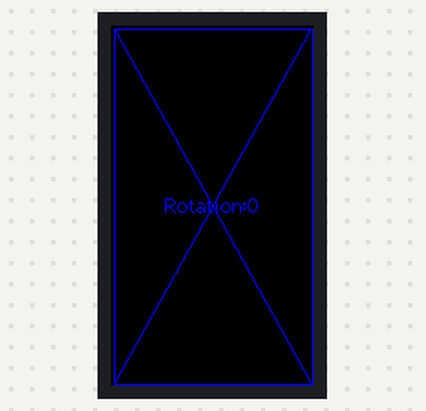
This sketch was run on a simulated ESP32. Parts: 135×240 colour display. What the sketch prints to the serial monitor is not drawn.

Above: at 0.3 s.
At 9.5 s:
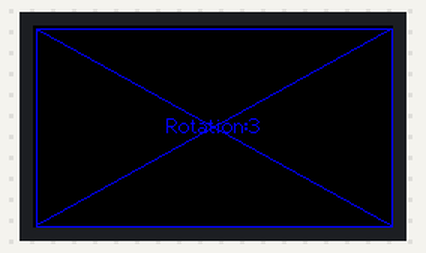

Measured:
- what the display in image 1 shows lasts 3.1 s, from 9.4 s to 12.5 s

The sketch:

eSPI_Example1.ino
```cpp
/*
 * Example 1
 * LILYGO TTGO TS TFT test code,  display test
 * Code is based on the KISS principle
 * Created with one main goal - to use it for testing. I had spent a lot of time getting my breakout board to work.
 * and I want to save time for other hobbyists. No big logic in this code - it is just for verification of the proposed functionality.
 * I bought this breakout board on AliExpress some time ago.  At some point, I reworked my stuff and decided to use it.
 * Here is the full name of the item I bought:
 * LILYGO® TTGO TS V1.0 V1.4 ESP32 1.44 1.8 TFT MicroSD Card Slot Speaker MPU9250 Bluetooth Wifi Module
 * I guess somewhere it is marked  as T10 V1.4
 * Cannot explain what each number means.
 * See picture here: https://github.com/LilyGO/TTGO-TS/blob/master/Image/T10_V1.4.jpg
 * Module is implemented as a breakout board (display is soldered to ESP32)
 * This is my first TFT display, I was unfamiliar with all this stuff. I spent over a week trying to get it up and running, trying different libraries,
 * and searched through forums, YouTube...
 * Information is scarce and contradictory, code examples did not work, videos lack technical details, and I almost gave up...
 * A few additional facts as I dig deeper:
 * Adafruit https://www.adafruit.com/category/97 has something similar  (but only similar)
 * ST7735 driver.
 * Display size 1.8 inch
 * Resolution 128x160
 * Type R display
 * Screen PINS as shown:
 * MOSI    23
 * SCLK    5
 * CS      16
 * DC (A0) 17
 * RST     9
 * https://github.com/Xinyuan-LilyGO/LilyGo_Txx - I found something there
 * Finally I stopped at the TFT_eSPI library.
 * https://github.com/Bodmer/TFT_eSPI
 * At the time when I was developing this code - the library had version 2.5.43.
 * The documentation is there, but unfortunately it was not up to date.
 * https://doc-tft-espi.readthedocs.io/
 * My first attempts were unsuccessful, but I finally got it to work.
 * The TFT_eSPI library has instructions on how to make adjustments for a particular display type, but it is quite difficult to capture all the nuances.
 * and what exactly is required. Also - I was unable to find any technical details such as a datasheet.
 * What I did:
 * 1) deleted the KConfig file
 * 2) in the file: user_setup_select.h
 * commented line // #include <User_Setup.h> and uncommented #include <User_Setups/Setup2_ST7735.h>.
 * 3) The following has been done in file Setup2_ST7735.h
 * Replaced #define REDTAB with #define BLACKTAB (see around line 14)
 * This is a bit of a fuzzy parameter, initially stands for border color around the screen, and as I understand it
 * affects screen positioning and other behavior.
 * You can experiment with it - all "TABS" are in ST7735_Defines.h.
 * 4) Commented previous pin definitions, added these (around line 28)
 * TFT display pins -----------------------------------------------------
 * #define TFT_MOSI       23
 * #define TFT_SCLK       5
 * #define TFT_CS         16
 * #define TFT_DC         17
 * #define TFT_RST        -1
 *
 * Initially added GPIO for RST pin, but setup crashed. After hours of debugging - ola!
 * Reset pin should be defined like this:
 * #define TFT_RST -1
 * When I did this, the display showed signs of life for the first time.
 *
 * To clear the screen, the fillScrean() function is usually used, but as I discovered, it sometimes leaves uncleared areas.
 * The orientation of the display is quite important, so the example shows its effect. Unfortunately, graphics behave a bit differently for each rotation.
 */

#include <TFT_eSPI.h>                                      // library for TFT displays
TFT_eSPI tft = TFT_eSPI();                                 // includes MUST(!) be corrected to make it work, otherwise, most likely it will crash

void setup(void) {
  Serial.begin(115200);                                    // do not forget to match output speed in Serial Monitor settings
  Serial.println(" LILYGO® TTGO TS Display test");         // print title as a sign- ESP32 is started
  Serial.printf("TFT_MOSI=   23 |%d\n",TFT_MOSI);          // print out defines to to see how includes work
  Serial.printf("TFT_SCLK=   5  |%d\n",TFT_SCLK);          // suggested pin definitions and real ones
  Serial.printf("TFT_CS=     16 |%d\n",TFT_CS);
  Serial.printf("TFT_DC=     17 |%d\n",TFT_DC);
  Serial.printf("TFT_RST=    9  |%d (actualy -1 is a right setting)\n",TFT_RST);
  Serial.printf("TFT_WIDTH=  %3d|%d\n",  TFT_WIDTH,  tft.width());
  Serial.printf("TFT_HEIGHT= %3d|%d\n",  TFT_HEIGHT, tft.height());

  tft.init();                                              // This is a critical command, usually code crashes here

  Serial.print("-");                                       // these printouts might help in debugging
  tft.setTextFont(2);                                      // use a bit larger font (font size #2)
  Serial.print("-");                                       // in printout it means - execution had passed init() and setTextFont();
  tft.setTextColor(TFT_BLUE);                              // set text color
  Serial.println("Initialized");                           // initialization is completed
}

/*
* very simple graphics test.
* unfortunately my display has coordinate shifts.
* (For example, (0,0) pixel is hidden)
* This is why I am not using border coordinates
*/
void loop() {
  static int16_t i = 0;                                    // iteration counter

  tft.fillScreen(TFT_BLACK);                               // sometimes fillScrean() leaves uncleared area
  tft.setRotation(2);                                      // This is a workaround to make sure - the screen is clear
  tft.fillScreen(TFT_BLACK);
  tft.setRotation(i%4);                                    // final rotation

  uint8_t iW = tft.width();                                // width of the screen
  uint8_t iH = tft.height();                               // height of the screen (values swap due to rotation)

  tft.drawRect(2,    2,   iW-2, iH-2, TFT_BLUE);           // offsets here are due to physical defects of my screen
  tft.drawLine(2,    2,   iW-2, iH-2, TFT_BLUE);           // draw first crossing line- top, left to bottom, right
  tft.drawLine(iW-2, 2,   2,    iH-2, TFT_BLUE);           // draw second crossing line top, right to bottom, left

  char cBuff[15];                                          // buffer where to make string for output
  sprintf(cBuff,"Rotation:%d", i++%4);                     // show rotation number
  tft.drawCentreString(cBuff, iW/2, iH/2-8, 2);            // draw centered string
  Serial.println(cBuff);

  delay(3000);                                             // allow to see
}
```
